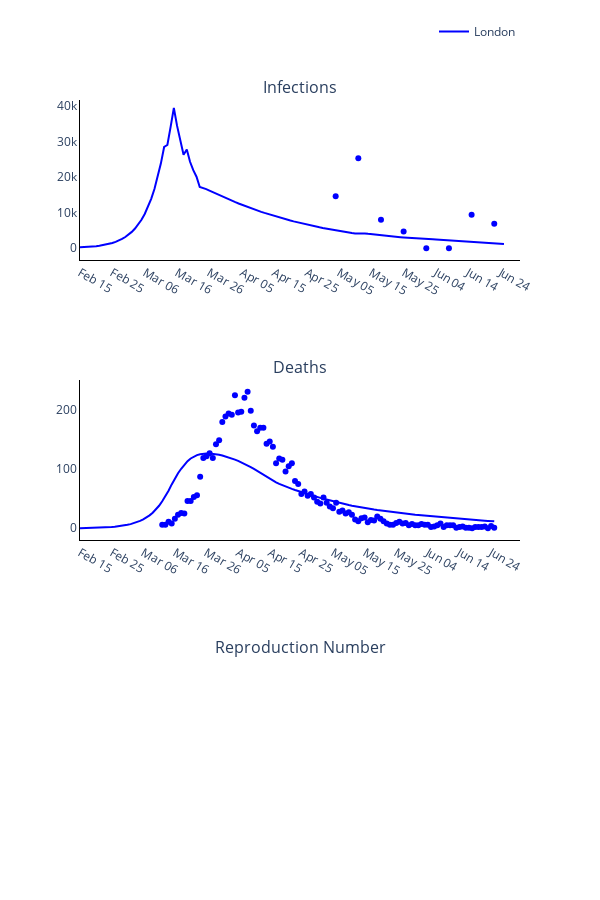

The notebook cell saved with this chart:
### Markdown cell above
### Plot observed versus predicted using model with optimised parameters

### Code cell
# Trace names - represent the solver used for the simulation
trace_name = regions
titles = ['Infections', 'Deaths', 'Reproduction Number']

fig = go.Figure()
fig = make_subplots(rows=len(titles), cols=1, subplot_titles=tuple(titles), horizontal_spacing = 0.15)

# Plot (continuous predicted timeline and pointwise observed numbers each day)
for r, region in enumerate(regions):
    # Plot of infections
    fig.add_trace(
        go.Scatter(
            x=times,
            y=new_infec_pred[r].tolist(),
            mode='lines',
            name=trace_name[r],
            line_color=colours[r]
        ),
        row= 1,
        col= 1
    )

    fig.add_trace(
        go.Scatter(
            x=serology_times,
            y=np.sum(np.multiply(np.nan_to_num(np.divide(positives_data[r], tests[r])), susceptibles[r]), axis=1).tolist(),
            mode='markers',
            name=trace_name[r],
            showlegend=False,
            line_color=colours[r]
        ),
        row= 1,
        col= 1
    )

    # Plot deaths
    fig.add_trace(
        go.Scatter(
            x=times,
            y=deaths_pred[r].tolist(),
            mode='lines',
            name=trace_name[r],
            showlegend=False,
            line_color=colours[r]
        ),
        row= 2,
        col= 1
    )

    fig.add_trace(
        go.Scatter(
            x=deaths_times,
            y=np.sum(deaths_data[r], axis=1).tolist(),
            mode='markers',
            name=trace_name[r],
            showlegend=False,
            line_color=colours[r]
        ),
        row= 2,
        col= 1
    )

    # Plot reproduction number
    #fig.add_trace(
    #    go.Scatter(
    #        x=times,
    #        y=reprod_num_pred[r].tolist(),
    #        mode='lines',
    #        name=trace_name[r],
    #        showlegend=False,
    #        line_color=colours[r]
    #    ),
    #    row= 3,
    #    col= 1
    #)

# Add axis labels
fig.update_layout(
    width=600, 
    height=900,
    plot_bgcolor='white',
    xaxis=dict(
        linecolor='black',
        tickvals=np.arange(1, total_days, 10).tolist(),
        ticktext=['Feb 15', 'Feb 25', 'Mar 06', 'Mar 16', 'Mar 26', 'Apr 05', 'Apr 15', 'Apr 25', 'May 05', 'May 15', 'May 25', 'Jun 04', 'Jun 14', 'Jun 24']),
    yaxis=dict(linecolor='black'),
    xaxis2=dict(
        linecolor='black',
        tickvals=np.arange(1, total_days, 10).tolist(),
        ticktext=['Feb 15', 'Feb 25', 'Mar 06', 'Mar 16', 'Mar 26', 'Apr 05', 'Apr 15', 'Apr 25', 'May 05', 'May 15', 'May 25', 'Jun 04', 'Jun 14', 'Jun 24']),
    yaxis2=dict(linecolor='black'),
    xaxis3=dict(
        linecolor='black',
        tickvals=np.arange(1, total_days, 10).tolist(),
        ticktext=['Feb 15', 'Feb 25', 'Mar 06', 'Mar 16', 'Mar 26', 'Apr 05', 'Apr 15', 'Apr 25', 'May 05', 'May 15', 'May 25', 'Jun 04', 'Jun 14', 'Jun 24']),
    yaxis3=dict(linecolor='black'),
    legend=dict(
        orientation='h',
        yanchor="bottom",
        y=1.075,
        xanchor="right",
        x=1)
    )

fig.write_image('images/Figure-3-optimisation.pdf')
fig.show()

### Figure 1 — Plotly figure (JSON) as saved in the notebook; plotly's stock layout.template omitted (floating-point values rounded to 4 significant figures; data arrays with more than 128 entries replaced by an {"elided": "..."} marker saying what was removed)
{"data": [{"line": {"color": "blue"}, "mode": "lines", "name": "London", "type": "scatter", "x": {"elided": "132 int values"}, "xaxis": "x", "y": {"elided": "132 float values"}, "yaxis": "y"}, {"line": {"color": "blue"}, "mode": "markers", "name": "London", "showlegend": false, "type": "scatter", "x": [80, 87, 94, 101, 108, 115, 122, 129], "xaxis": "x", "y": [14650.0, 25320.0, 8014.0, 4745.0, 0, 0, 9439.0, 6912.0, 10870.0, 4414.0, 1584.0, 2769.0, 0, 0, 5037.0, 8908.0, 0, 18380.0, 23150.0, 21780.0, 9032.0, 26790.0, 54920.0, 43390.0, 42220.0, 0, 43170.0, 56570.0, 55360.0, 0, 140600.0, 129400.0, 121400.0, 39440.0, 26570.0, 30590.0, 30600.0, 8863.0, 5654.0, 9741.0, 33450.0, 5386.0, 3908.0, 6373.0, 0, 3645.0, 3716.0, 9541.0, 8854.0, 38980.0, 49380.0, 37680.0, 31050.0], "yaxis": "y"}, {"line": {"color": "blue"}, "mode": "lines", "name": "London", "showlegend": false, "type": "scatter", "x": {"elided": "132 int values"}, "xaxis": "x2", "y": {"elided": "132 float values"}, "yaxis": "y2"}, {"line": {"color": "blue"}, "mode": "markers", "name": "London", "showlegend": false, "type": "scatter", "x": [27, 28, 29, 30, 31, 32, 33, 34, 35, 36, 37, 38, 39, 40, 41, 42, 43, 44, 45, 46, 47, 48, 49, 50, 51, 52, 53, 54, 55, 56, 57, 58, 59, 60, 61, 62, 63, 64, 65, 66, 67, 68, 69, 70, 71, 72, 73, 74, 75, 76, 77, 78, 79, 80, 81, 82, 83, 84, 85, 86, 87, 88, 89, 90, 91, 92, 93, 94, 95, 96, 97, 98, 99, 100, 101, 102, 103, 104, 105, 106, 107, 108, 109, 110, 111, 112, 113, 114, 115, 116, 117, 118, 119, 120, 121, 122, 123, 124, 125, 126, 127, 128, 129, 130, 131, 132], "xaxis": "x2", "y": {"elided": "471 int values"}, "yaxis": "y2"}], "layout": {"annotations": [{"font": {"size": 16}, "showarrow": false, "text": "Infections", "x": 0.5, "xanchor": "center", "xref": "paper", "y": 1, "yanchor": "bottom", "yref": "paper"}, {"font": {"size": 16}, "showarrow": false, "text": "Deaths", "x": 0.5, "xanchor": "center", "xref": "paper", "y": 0.6111, "yanchor": "bottom", "yref": "paper"}, {"font": {"size": 16}, "showarrow": false, "text": "Reproduction Number", "x": 0.5, "xanchor": "center", "xref": "paper", "y": 0.2222, "yanchor": "bottom", "yref": "paper"}], "height": 900, "legend": {"orientation": "h", "x": 1, "xanchor": "right", "y": 1.075, "yanchor": "bottom"}, "plot_bgcolor": "white", "width": 600, "xaxis": {"anchor": "y", "domain": [0, 1], "linecolor": "black", "ticktext": ["Feb 15", "Feb 25", "Mar 06", "Mar 16", "Mar 26", "Apr 05", "Apr 15", "Apr 25", "May 05", "May 15", "May 25", "Jun 04", "Jun 14", "Jun 24"], "tickvals": [1, 11, 21, 31, 41, 51, 61, 71, 81, 91, 101, 111, 121, 131]}, "xaxis2": {"anchor": "y2", "domain": [0, 1], "linecolor": "black", "ticktext": ["Feb 15", "Feb 25", "Mar 06", "Mar 16", "Mar 26", "Apr 05", "Apr 15", "Apr 25", "May 05", "May 15", "May 25", "Jun 04", "Jun 14", "Jun 24"], "tickvals": [1, 11, 21, 31, 41, 51, 61, 71, 81, 91, 101, 111, 121, 131]}, "xaxis3": {"anchor": "y3", "domain": [0, 1], "linecolor": "black", "ticktext": ["Feb 15", "Feb 25", "Mar 06", "Mar 16", "Mar 26", "Apr 05", "Apr 15", "Apr 25", "May 05", "May 15", "May 25", "Jun 04", "Jun 14", "Jun 24"], "tickvals": [1, 11, 21, 31, 41, 51, 61, 71, 81, 91, 101, 111, 121, 131]}, "yaxis": {"anchor": "x", "domain": [0.7778, 1], "linecolor": "black"}, "yaxis2": {"anchor": "x2", "domain": [0.3889, 0.6111], "linecolor": "black"}, "yaxis3": {"anchor": "x3", "domain": [0, 0.2222], "linecolor": "black"}}}
